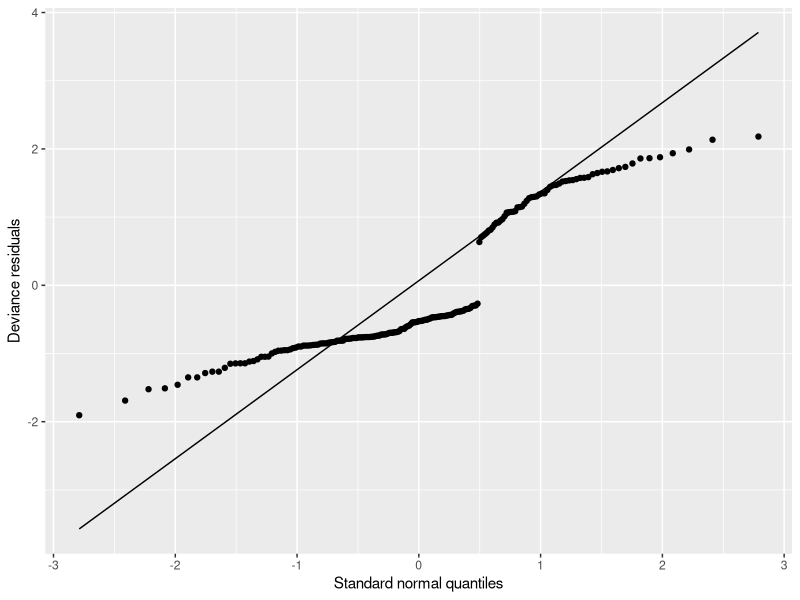
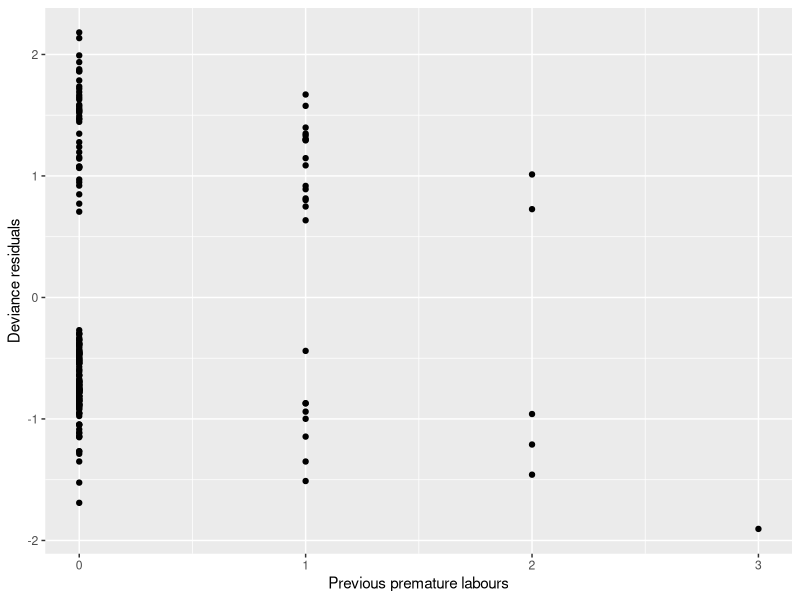
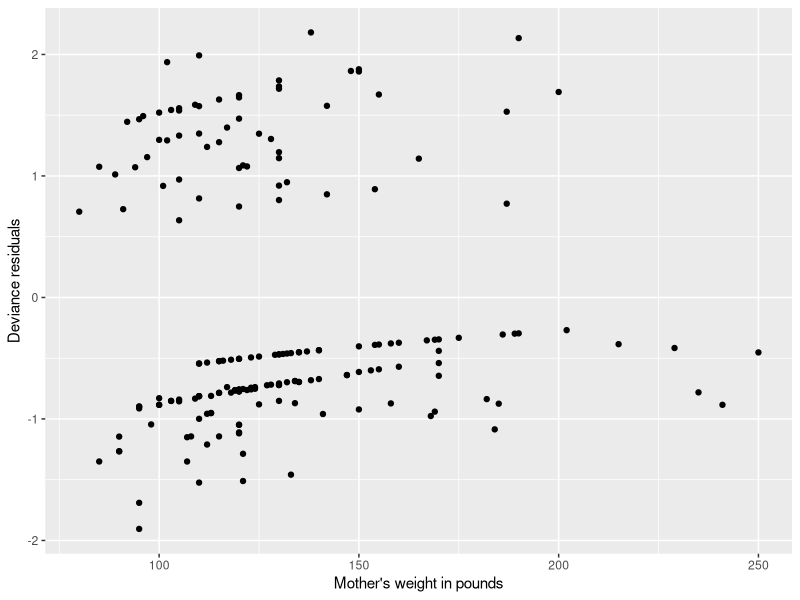
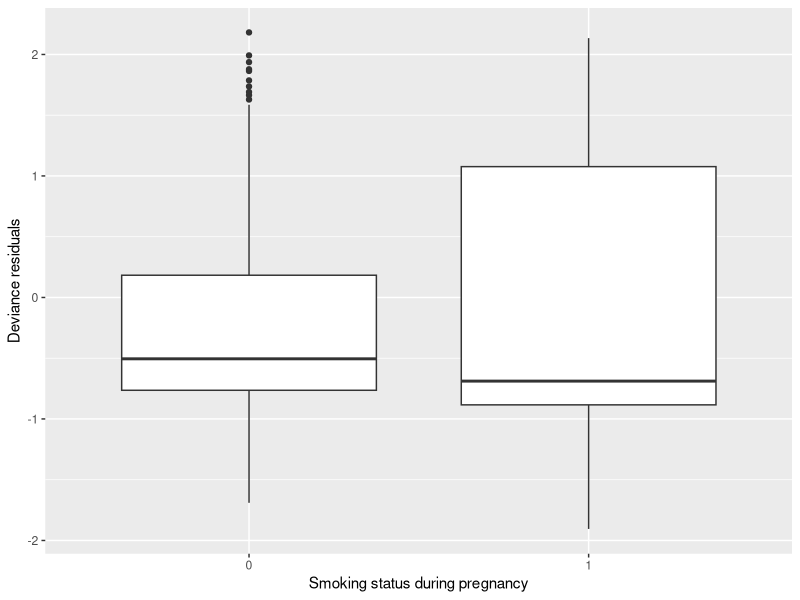
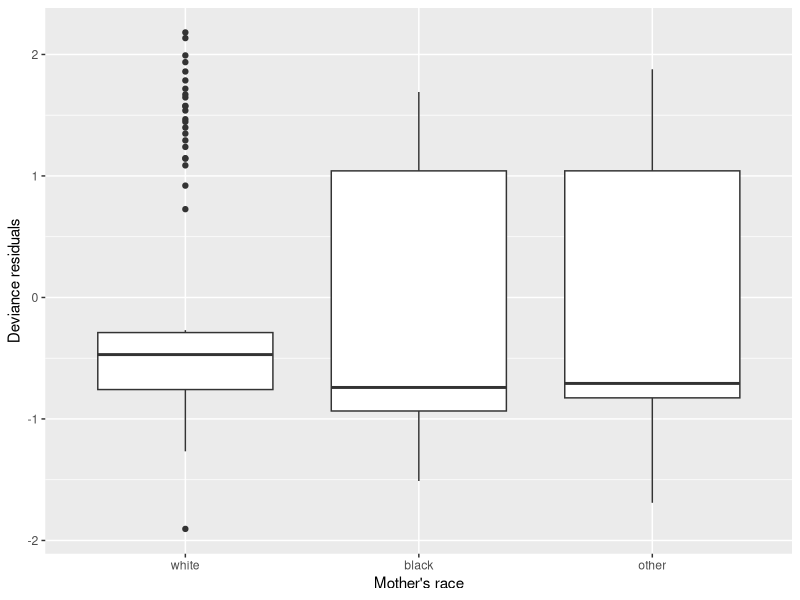
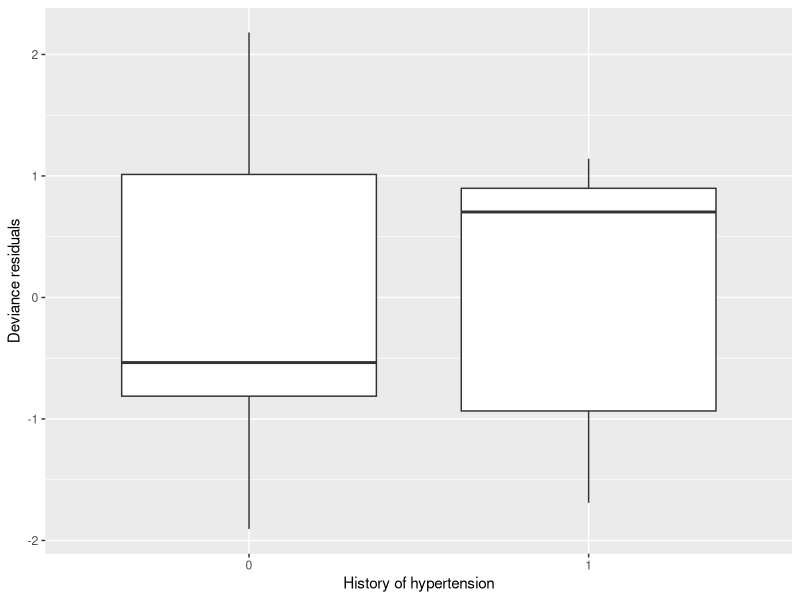
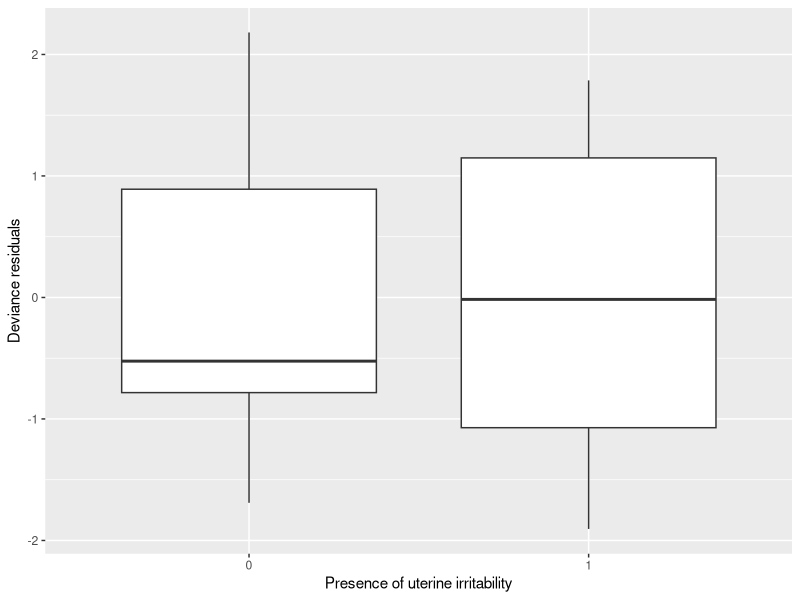

Write R code to recreate these figures, in order.
## ---- chunk 1
options(scipen = 999)
knitr::opts_chunk$set(message = FALSE,
                      warning = FALSE)

library(ggplot2)
library(dplyr)
library(GGally)
library(MASS)

qqplot.data <- function (vec) {
  y <- quantile(vec[!is.na(vec)], c(0.25, 0.75))
  x <- qnorm(c(0.25, 0.75))
  slope <- diff(y) / diff(x)
  int <- y[1L] - slope * x[1L]
  d <- data.frame(resids = vec)
  ggplot(d, aes(sample = resids)) + stat_qq() + stat_qq_line() + xlab("Standard normal quantiles") + ylab("Deviance residuals")
}

data <- with(birthwt, {
  race <- factor(race, labels = c("white", "black", "other"))
  data.frame(
    low = factor(low),
    age,
    lwt,
    race,
    smoke = factor(smoke),
    ptl,
    ht = factor(ht),
    ui = factor(ui),
    ftv,
    bwt
  )
})
## ---- chunk 2
glm.1 <- glm(low ~ age+lwt+race+smoke+ptl+ht+ui+ftv, binomial, data)
s.1 <- summary(glm.1)

s.1
## ---- chunk 3
data.frame(variable = c("ftv+age+ptl", "ftv+age", "ftv+ptl", "age+ptl", "ftv", "ptl", "age", ""), aic = c(221.28, 221.83, 219.93, 219.43, 220.16, 217.99, 219.95, 218.22)) %>%
  knitr::kable(caption = "Models", col.names = c("Variables", "AIC"))

glm.2 <- glm(low ~ ptl+lwt+race+smoke+ht+ui, binomial, data)
s.2 <- summary(glm.2)

s.2
## ---- chunk 4
resids <- residuals(glm.2, type="deviance")
qqplot.data(resids)
## ---- chunk 5
ggplot(data, aes(ptl, resids)) + geom_point() + xlab("Previous premature labours") + ylab("Deviance residuals")
## ---- chunk 6
ggplot(data, aes(lwt, resids)) + geom_point() + xlab("Mother's weight in pounds") + ylab("Deviance residuals")
## ---- chunk 7
ggplot(data, aes(smoke, resids)) + geom_boxplot() + xlab("Smoking status during pregnancy") + ylab("Deviance residuals")
## ---- chunk 8
ggplot(data, aes(race, resids)) + geom_boxplot() + xlab("Mother's race") + ylab("Deviance residuals")
## ---- chunk 9
ggplot(data, aes(ht, resids)) + geom_boxplot() + xlab("History of hypertension") + ylab("Deviance residuals")
## ---- chunk 10
ggplot(data, aes(ui, resids)) + geom_boxplot() + xlab("Presence of uterine irritability") + ylab("Deviance residuals")
## ---- chunk 11
# Hint: The ’vcov()’ function is helpful here
# age = 33 year old;
# lwt = 107 lb;
# race = 2 (black);
# smoke = 0 (doesn’t smoke);
# ptl = 0, (no previous premature labours);
# ht = 1 (hypertension present);
# ui = 0 (uterine irritability not present);
# ftv = 0 (number of physician visits during the first trimester is zero).

# For variables Intercept, ptl, lwt, raceblack, raceother, smoke1, ht1, ui1
X <- c(1, 0, 107, 1, 0, 0, 1, 0)
std.er <- as.numeric(sqrt(t(X) %*% vcov(glm.2) %*% X))

pred <- predict(glm.2, newdata=data.frame(ptl = 0, lwt = 107, race = 'black', smoke = factor(0), ht = factor(0), ui = factor(0)), type='response')
estimates <- pred + c(qnorm(0.025), qnorm(0.975)) * std.er
